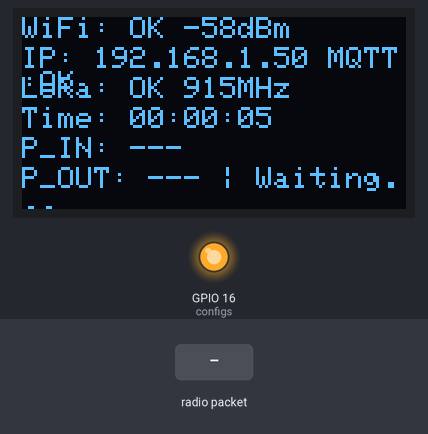
A sketch run on a simulated ESP32. On the bench: 128×64 one-colour display, output pins drawn as LEDs (lit = HIGH). The test bench sets the inputs (shaded band). WiFi joins after 1.5 s; servers stay silent unless stated; no radio packets arrive unless stated; no MQTT or app messages arrive unless stated; what the sketch prints to the serial monitor is not drawn.

Above: at 5.2 s.
5.3 s: radio packet "presion_in:" arrives
At 7.0 s:
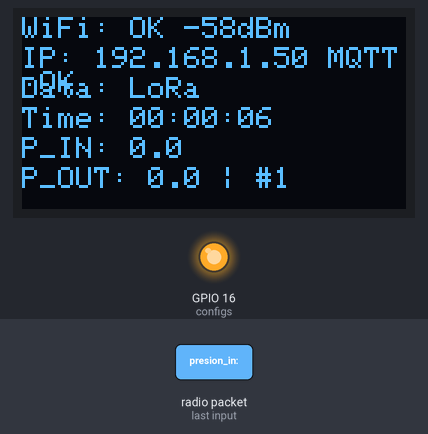
8.3 s: radio packet "," arrives
At 10.2 s:
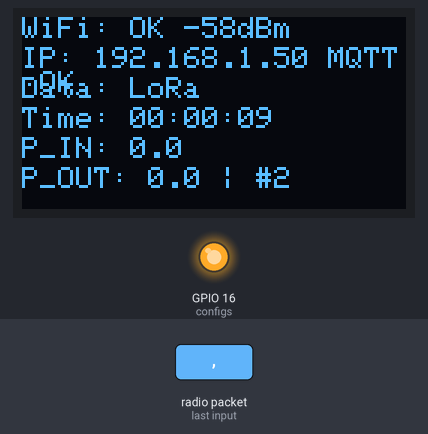
10.8 s: radio packet "presion_out:" arrives
At 12.8 s:
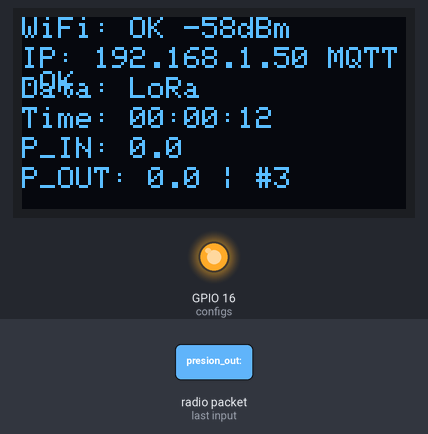
13.0 s: radio packet "5" arrives
At 13.9 s:
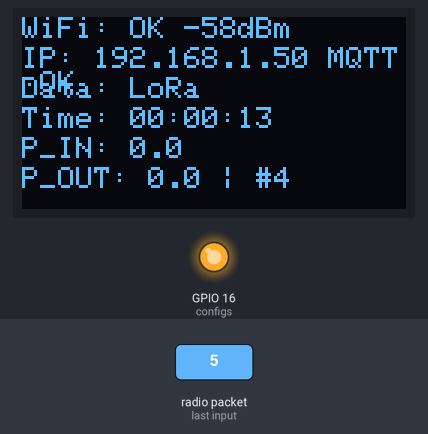
Timing chart, 0 to 16.0 s (numbered marks = the images above; inputs shaded):
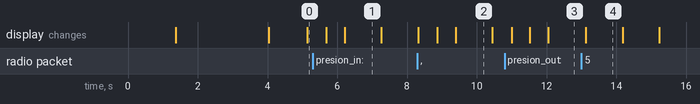

Measured:
- after the input at 5.3 s, the display: first changes after 0.38 s (image 1 shows a later state)
- what the display in image 1 shows lasts 1.1 s, from 6.2 s to 7.3 s

The sketch:

componente_lora.ino
```cpp
// ================== ESP32 OLED WiFi & LoRa Monitor ==================
// Sketch para mostrar estado WiFi y escanear dispositivos LoRa

#include <Wire.h>
#include <WiFi.h>
#include <WiFiUdp.h>
#include <SPI.h>
#include <Adafruit_GFX.h>
#include <Adafruit_SSD1306.h>
#include <LoRa.h>
// Librería PubSubClient para MQTT
// Instalar desde: Sketch → Include Library → Manage Libraries → Buscar "PubSubClient" (Nick O'Leary)
// O desde: https://github.com/knolleary/pubsubclient
#include <PubSubClient.h>

// ================== WiFi Configuration ==================
const char* ssid = "BochoLandStarlink2.4";
const char* password = "Sakaunstarlink24*";

// ================== UDP Configuration ==================
WiFiUDP udp;
const int udpPort = 12345;  // Puerto UDP para recibir datos

// ================== MQTT Configuration ==================
const char* mqtt_server = "146.190.143.141";
const int mqtt_port = 1883;
const char* mqtt_client_id = "ESP32_LoRa_Receiver";

// Gateway ID único - CAMBIAR ESTE VALOR para cada gateway
// Debe coincidir con el campo "id" del Controller en la base de datos
const char* gateway_id = "gateway001";  // ⚠️ CAMBIAR según tu gateway

// Topics MQTT con nuevo formato: aquatech/gateway/{gateway_id}/...
String mqtt_topic_data = "aquatech/gateway/" + String(gateway_id) + "/data";
String mqtt_topic_status = "aquatech/gateway/" + String(gateway_id) + "/status";

WiFiClient espClient;
PubSubClient mqttClient(espClient);

// ================== LoRa Configuration ==================
#define LORA_SCK 5
#define LORA_MISO 19
#define LORA_MOSI 27
#define LORA_CS 18
#define LORA_RST 14
#define LORA_DIO0 26
#define LORA_FREQUENCY 915E6  // 915 MHz

// ================== OLED Configuration ==================
#define SCREEN_WIDTH 128
#define SCREEN_HEIGHT 64
#define OLED_ADDRESS 0x3C

// Configuraciones de pines comunes (se probarán automáticamente)
struct OLEDConfig {
  int sda;
  int scl;
  int rst;
};

OLEDConfig configs[] = {
  {4, 15, 16},   // TTGO LoRa32 / Heltec LoRa32
  {21, 22, -1},  // Estándar ESP32
  {21, 22, 16},  // Estándar con RST
};

uint8_t addresses[] = {0x3C, 0x3D};

// Variables globales
Adafruit_SSD1306 display(SCREEN_WIDTH, SCREEN_HEIGHT, &Wire, -1);
int OLED_SDA = 21;
int OLED_SCL = 22;
int OLED_RST = -1;
uint8_t OLED_ADDR = 0x3C;
bool displayInitialized = false;

// Estado del sistema
bool wifiConnected = false;
bool loraInitialized = false;
bool mqttConnected = false;
unsigned long lastDisplayUpdate = 0;
const unsigned long DISPLAY_UPDATE_INTERVAL = 500; // Actualizar cada 500ms
unsigned long lastMqttReconnect = 0;
const unsigned long MQTT_RECONNECT_INTERVAL = 5000; // Intentar reconectar cada 5 segundos

// Datos recibidos vía LoRa o WiFi
float presion_in = 0.0;
float presion_out = 0.0;
unsigned long lastDataReceived = 0;
int packetCount = 0;
String dataSource = "None"; // "LoRa" o "WiFi"

// ================== Setup ==================
void setup() {
  Serial.begin(115200);
  delay(1000);

  Serial.println("\n==========================================");
  Serial.println("ESP32 WiFi & LoRa Monitor");
  Serial.println("==========================================\n");

  // Detectar y inicializar OLED
  if (initOLED()) {
    displayInitialized = true;
    Serial.println("✅ Display inicializado correctamente!");

    // Mostrar mensaje inicial
    display.clearDisplay();
    display.setTextSize(1);
    display.setTextColor(SSD1306_WHITE);
    display.setCursor(0, 0);
    display.println("Inicializando...");
    display.setCursor(0, 10);
    display.println("Display OK");
    display.display();
    delay(1000);
  } else {
    Serial.println("❌ Error: No se pudo inicializar el display");
    displayInitialized = false;
  }

  // Inicializar LoRa
  Serial.println("\nInicializando LoRa...");
  if (initLoRa()) {
    loraInitialized = true;
    Serial.println("✅ LoRa inicializado correctamente!");
  } else {
    loraInitialized = false;
    Serial.println("⚠️  LoRa no inicializado (continuando sin LoRa)");
  }

  // Conectar a WiFi
  Serial.println("\nConectando a WiFi...");
  connectToWiFi();

  // Inicializar MQTT
  if (wifiConnected) {
    Serial.println("\nInicializando MQTT...");
    initMQTT();
  }

  Serial.println("\nSistema listo.\n");
}

// ================== Loop ==================
void loop() {
  if (!displayInitialized) {
    delay(1000);
    return;
  }

  // Verificar estado WiFi periódicamente
  static unsigned long lastWiFiCheck = 0;
  if (millis() - lastWiFiCheck >= 5000) {
    if (WiFi.status() != WL_CONNECTED) {
      wifiConnected = false;
      Serial.println("[WiFi] Desconectado, intentando reconectar...");
      connectToWiFi();
    } else if (!wifiConnected) {
      wifiConnected = true;
      Serial.println("[WiFi] Reconectado!");
    }
    lastWiFiCheck = millis();
  }

  // Escanear dispositivos LoRa si está inicializado
  if (loraInitialized) {
    scanLoRaDevices();
  }

  // Recibir datos WiFi UDP si está conectado
  if (wifiConnected) {
    receiveWiFiData();
  }

  // Manejar MQTT
  if (wifiConnected) {
    if (!mqttClient.connected()) {
      reconnectMQTT();
    } else {
      mqttClient.loop(); // Mantener conexión MQTT activa
    }
  }

  // Actualizar display
  if (millis() - lastDisplayUpdate >= DISPLAY_UPDATE_INTERVAL) {
    updateDisplay();
    lastDisplayUpdate = millis();
  }

  delay(100);
}

// ================== Display Functions ==================
void updateDisplay() {
  display.clearDisplay();
  display.setTextColor(SSD1306_WHITE);
  display.setTextSize(1);

  // Línea 1: Estado WiFi
  display.setCursor(0, 0);
  display.print("WiFi: ");
  if (wifiConnected) {
    display.print("OK");
    display.print(" ");
    display.print(WiFi.RSSI());
    display.print("dBm");
  } else {
    display.print("NO");
  }

  // Línea 2: IP Address y MQTT
  display.setCursor(0, 10);
  if (wifiConnected) {
    display.print("IP: ");
    IPAddress ip = WiFi.localIP();
    display.print(ip[0]);
    display.print(".");
    display.print(ip[1]);
    display.print(".");
    display.print(ip[2]);
    display.print(".");
    display.print(ip[3]);
    display.print(" MQTT:");
    display.print(mqttConnected ? "OK" : "NO");
  } else {
    display.print("IP: 0.0.0.0");
  }

  // Línea 3: Estado LoRa / Fuente de datos
  display.setCursor(0, 20);
  if (millis() - lastDataReceived < 5000) {
    display.print("Data: ");
    display.print(dataSource);
  } else {
    display.print("LoRa: ");
    if (loraInitialized) {
      display.print("OK 915MHz");
    } else {
      display.print("NO");
    }
  }

  // Línea 4: Tiempo transcurrido
  display.setCursor(0, 30);
  display.print("Time: ");

  unsigned long seconds = millis() / 1000;
  unsigned long minutes = seconds / 60;
  unsigned long hours = minutes / 60;

  seconds = seconds % 60;
  minutes = minutes % 60;

  if (hours < 10) display.print("0");
  display.print(hours);
  display.print(":");
  if (minutes < 10) display.print("0");
  display.print(minutes);
  display.print(":");
  if (seconds < 10) display.print("0");
  display.print(seconds);

  // Línea 5: Presión IN
  display.setCursor(0, 40);
  display.print("P_IN: ");
  if (millis() - lastDataReceived < 5000) { // Si recibió datos en los últimos 5 segundos
    display.print(presion_in, 1);
  } else {
    display.print("---");
  }

  // Línea 6: Presión OUT
  display.setCursor(0, 50);
  display.print("P_OUT: ");
  if (millis() - lastDataReceived < 5000) { // Si recibió datos en los últimos 5 segundos
    display.print(presion_out, 1);
    display.print(" | #");
    display.print(packetCount);
  } else {
    display.print("---");
    display.print(" | Waiting...");
  }

  // Actualizar display
  display.display();
}

// ================== OLED Initialization ==================
bool initOLED() {
  Serial.println("Inicializando OLED...");

  int numConfigs = sizeof(configs) / sizeof(configs[0]);
  int numAddresses = sizeof(addresses) / sizeof(addresses[0]);

  for (int i = 0; i < numConfigs; i++) {
    for (int j = 0; j < numAddresses; j++) {
      Serial.print("Probando SDA=");
      Serial.print(configs[i].sda);
      Serial.print(", SCL=");
      Serial.print(configs[i].scl);
      Serial.print(", RST=");
      Serial.print(configs[i].rst);
      Serial.print(", Addr=0x");
      Serial.println(addresses[j], HEX);

      // Configurar Wire
      Wire.end();
      delay(50);
      Wire.begin(configs[i].sda, configs[i].scl);
      delay(100);

      // Reset si es necesario
      if (configs[i].rst >= 0) {
        pinMode(configs[i].rst, OUTPUT);
        digitalWrite(configs[i].rst, LOW);
        delay(50);
        digitalWrite(configs[i].rst, HIGH);
        delay(100);
      }

      // Intentar inicializar
      if (display.begin(SSD1306_SWITCHCAPVCC, addresses[j])) {
        OLED_SDA = configs[i].sda;
        OLED_SCL = configs[i].scl;
        OLED_RST = configs[i].rst;
        OLED_ADDR = addresses[j];

        Serial.print("✅ Display encontrado! SDA=");
        Serial.print(OLED_SDA);
        Serial.print(", SCL=");
        Serial.print(OLED_SCL);
        Serial.print(", Addr=0x");
        Serial.println(OLED_ADDR, HEX);

        return true;
      }
      delay(100);
    }
  }

  return false;
}

// ================== WiFi Functions ==================
void connectToWiFi() {
  Serial.print("Conectando a: ");
  Serial.println(ssid);

  WiFi.mode(WIFI_STA);
  WiFi.begin(ssid, password);

  int attempts = 0;
  while (WiFi.status() != WL_CONNECTED && attempts < 20) {
    delay(500);
    Serial.print(".");
    attempts++;
  }

  Serial.println();

  if (WiFi.status() == WL_CONNECTED) {
    wifiConnected = true;
    Serial.println("✅ WiFi conectado!");
    Serial.print("IP: ");
    Serial.println(WiFi.localIP());
    Serial.print("RSSI: ");
    Serial.print(WiFi.RSSI());
    Serial.println(" dBm");

    // Inicializar UDP para recibir datos
    udp.begin(udpPort);
    Serial.print("UDP iniciado en puerto ");
    Serial.println(udpPort);
  } else {
    wifiConnected = false;
    Serial.println("❌ Error: No se pudo conectar a WiFi");
  }
}

// ================== LoRa Functions ==================
bool initLoRa() {
  Serial.println("Inicializando SPI para LoRa...");
  SPI.begin(LORA_SCK, LORA_MISO, LORA_MOSI, LORA_CS);
  delay(100);

  Serial.println("Configurando pines LoRa...");
  LoRa.setPins(LORA_CS, LORA_RST, LORA_DIO0);

  if (!LoRa.begin(LORA_FREQUENCY)) {
    Serial.println("❌ Error al inicializar LoRa");
    Serial.println("Verifica las conexiones SPI");
    return false;
  }

  // Configurar parámetros LoRa
  LoRa.setSpreadingFactor(7);      // SF7
  LoRa.setSignalBandwidth(125E3);   // 125 kHz
  LoRa.setCodingRate4(5);           // CR 4/5
  LoRa.setPreambleLength(8);        // Preamble length
  LoRa.enableCrc();                 // Habilitar CRC

  Serial.print("✅ LoRa inicializado en ");
  Serial.print(LORA_FREQUENCY / 1E6);
  Serial.println(" MHz");

  return true;
}

void scanLoRaDevices() {
  // Escanear paquetes LoRa disponibles
  int packetSize = LoRa.parsePacket();

  if (packetSize) {
    packetCount++;
    lastDataReceived = millis();
    dataSource = "LoRa";

    // Leer datos del paquete
    String data = "";
    while (LoRa.available()) {
      data += (char)LoRa.read();
    }

    Serial.print("[LoRa] Paquete #");
    Serial.print(packetCount);
    Serial.print(" | RSSI: ");
    Serial.print(LoRa.packetRssi());
    Serial.print(" dBm | Datos: ");
    Serial.println(data);

    // Parsear datos: "presion_in:XX.X,presion_out:YY.Y"
    if (data.length() > 0) {
      parseLoRaData(data);
    }
  }
}

void parseLoRaData(String data) {
  // Buscar presion_in
  int inIndex = data.indexOf("presion_in:");
  if (inIndex >= 0) {
    int inStart = inIndex + 11; // "presion_in:" tiene 11 caracteres
    int inEnd = data.indexOf(",", inStart);
    if (inEnd < 0) inEnd = data.length();
    String inValue = data.substring(inStart, inEnd);
    presion_in = inValue.toFloat();
  }

  // Buscar presion_out
  int outIndex = data.indexOf("presion_out:");
  if (outIndex >= 0) {
    int outStart = outIndex + 12; // "presion_out:" tiene 12 caracteres
    int outEnd = data.length();
    String outValue = data.substring(outStart, outEnd);
    presion_out = outValue.toFloat();
  }

  Serial.print("  -> Presion IN: ");
  Serial.print(presion_in, 1);
  Serial.print(" | Presion OUT: ");
  Serial.println(presion_out, 1);

  // Publicar a MQTT si está conectado
  if (mqttClient.connected()) {
    publishToMQTT();
  }
}

// ================== WiFi UDP Functions ==================
void receiveWiFiData() {
  int packetSize = udp.parsePacket();

  if (packetSize) {
    packetCount++;
    lastDataReceived = millis();
    dataSource = "WiFi";

    // Leer datos del paquete UDP
    String data = "";
    while (udp.available()) {
      data += (char)udp.read();
    }

    Serial.print("[WiFi] Paquete #");
    Serial.print(packetCount);
    Serial.print(" desde ");
    Serial.print(udp.remoteIP());
    Serial.print(" | Datos: ");
    Serial.println(data);

    // Parsear datos (mismo formato que LoRa)
    if (data.length() > 0) {
      parseLoRaData(data); // Reutilizar la misma función de parsing
    }
  }
}

// ================== MQTT Functions ==================
void initMQTT() {
  mqttClient.setServer(mqtt_server, mqtt_port);
  mqttClient.setCallback(mqttCallback);
  reconnectMQTT();
}

void mqttCallback(char* topic, byte* payload, unsigned int length) {
  // Callback para mensajes recibidos (si es necesario)
  Serial.print("[MQTT] Mensaje recibido en topic: ");
  Serial.print(topic);
  Serial.print(" | Payload: ");
  for (int i = 0; i < length; i++) {
    Serial.print((char)payload[i]);
  }
  Serial.println();
}

void reconnectMQTT() {
  // Intentar reconectar solo cada 5 segundos
  if (millis() - lastMqttReconnect < MQTT_RECONNECT_INTERVAL) {
    return;
  }
  lastMqttReconnect = millis();

  if (!mqttClient.connected() && wifiConnected) {
    Serial.print("Conectando a MQTT: ");
    Serial.print(mqtt_server);
    Serial.print(":");
    Serial.println(mqtt_port);

    if (mqttClient.connect(mqtt_client_id)) {
      mqttConnected = true;
      Serial.println("✅ MQTT conectado!");

      // Publicar mensaje de estado
      String statusMsg = "{\"status\":\"online\",\"ip\":\"" + WiFi.localIP().toString() + "\"}";
      mqttClient.publish(mqtt_topic_status.c_str(), statusMsg.c_str());

      // Suscribirse a topics si es necesario (opcional)
      // mqttClient.subscribe("aquatech/commands");
    } else {
      mqttConnected = false;
      Serial.print("❌ Error MQTT, rc=");
      Serial.print(mqttClient.state());
      Serial.println(" (reintentando en 5 segundos)");
    }
  }
}

void publishToMQTT() {
  if (!mqttClient.connected()) {
    return;
  }

  // Crear mensaje JSON con nuevo formato
  // Formato: { gateway_id, timestamp, sensors: { pressure_in, pressure_out, water_level }, source, rssi }
  unsigned long seconds = millis() / 1000;

  // Construir JSON manualmente
  String jsonMsg = "{";
  jsonMsg += "\"gateway_id\":\"" + String(gateway_id) + "\",";
  jsonMsg += "\"timestamp\":" + String(seconds) + ",";
  jsonMsg += "\"sensors\":{";
  jsonMsg += "\"pressure_in\":" + String(presion_in, 1) + ",";
  jsonMsg += "\"pressure_out\":" + String(presion_out, 1);
  // Agregar water_level cuando esté disponible
  // jsonMsg += ",\"water_level\":" + String(water_level, 1);
  jsonMsg += "},";
  jsonMsg += "\"source\":\"" + dataSource + "\"";
  // Agregar RSSI si está disponible
  // jsonMsg += ",\"rssi\":" + String(loraRssi);
  jsonMsg += "}";

  // Publicar en topic: aquatech/gateway/{gateway_id}/data
  if (mqttClient.publish(mqtt_topic_data.c_str(), jsonMsg.c_str())) {
    Serial.print("[MQTT] ✅ Publicado en ");
    Serial.print(mqtt_topic_data);
    Serial.print(": ");
    Serial.println(jsonMsg);
  } else {
    Serial.println("[MQTT] ❌ Error al publicar datos");
  }
}
```
